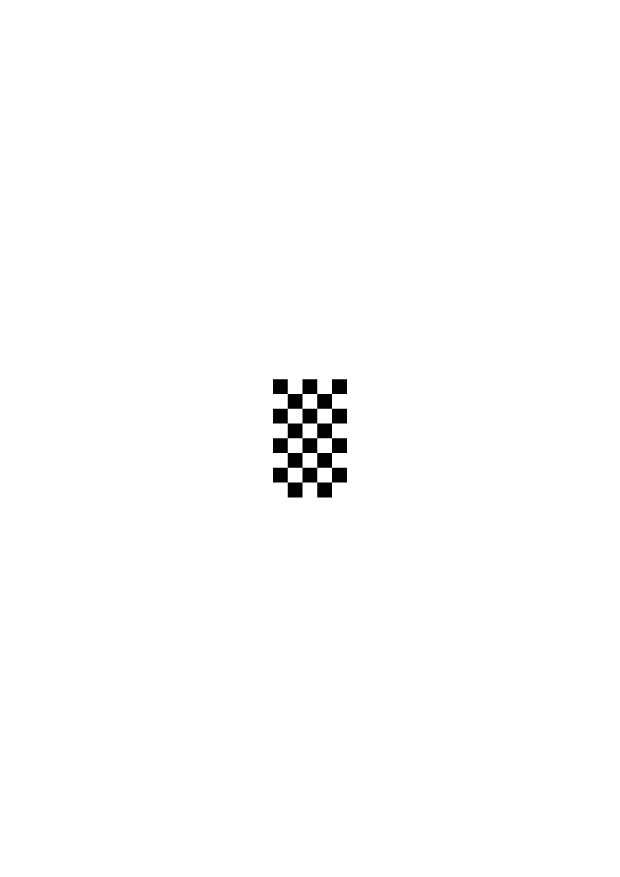
#> input picture image.png, 2480 x 3507 px, given in place of the camera (shown at 1/4 size)
$ python A2X.py   (older library calls are emulated)
#> lines starting #> are read from the running program, lines starting #| are printed output that depends on the picture; after the words box and inside, x2 and y2 are one past the last pixel; in counts of white or black regions, pixels touching at a corner belong together
# ArUco Close-up Detection with Camera Calibration V3.0
# Version 3.0 - 2024-06-01

import cv2
import numpy as np

class ArucoCloseUpDetector:
    def __init__(self, aruco_dict=cv2.aruco.DICT_4X4_50, marker_length=0.01):
        """
        :param aruco_dict: ArUco字典类型（推荐4x4小字典识别小标记）
        :param marker_length: ArUco标记边长（米），例如0.01表示1cm
        """
#> in run_live, frame is the input picture: shape (3507, 2480, 3); 99.2% white; 1 black region, box (x1, y1, x2, y2) and area: (1092, 1517, 1388, 1990) 69974
        self.aruco_dict = cv2.aruco.getPredefinedDictionary(aruco_dict)
        self.parameters = cv2.aruco.DetectorParameters()
        self.marker_length = marker_length

        # 摄像头参数（从标定结果加载）
        self.camera_matrix = None
        self.dist_coeffs = None

        # 加载标定好的相机内参
        self._load_camera_calibration()

        # ========== 新增：记录上一次检测到的ID集合，用于控制控制台输出频率 ==========
        self._last_detected_ids = None

    def _load_camera_calibration(self):
        """加载相机标定参数"""
        # 相机内参矩阵
        self.camera_matrix = np.array ([
            [825.14514454, 0.0, 267.5745044],
            [0.0, 814.34909293, 249.58906419],
            [0.0, 0.0, 1.0]
        ], dtype=np.float64)

        # 畸变系数 (k1, k2, p1, p2, k3)
        self.dist_coeffs = np.array(
            [-0.35715776,  0.01549191, -0.00584793,  0.01497875,  0.17125396]
        , dtype=np.float64)

        print("✅ 已加载相机内参:")
        print(f"   - 焦距: fx={self.camera_matrix[0,0]:.3f}, fy={self.camera_matrix[1,1]:.3f}")
        print(f"   - 光心: cx={self.camera_matrix[0,2]:.3f}, cy={self.camera_matrix[1,2]:.3f}")
        # 修复：将numpy数组元素转换为Python float
        print(f"   - 畸变系数: k1={float(self.dist_coeffs[0]):.4f}, k2={float(self.dist_coeffs[1]):.4f}")
        print(f"   - 重投影误差: 0.065519 像素")

    def set_camera_calibration(self, camera_matrix, dist_coeffs):
        """手动设置相机内参（可选）"""
        self.camera_matrix = camera_matrix
        self.dist_coeffs = dist_coeffs

    def calculate_sharpness(self, img):
        """计算图像清晰度（拉普拉斯方差）"""
        gray = cv2.cvtColor(img, cv2.COLOR_BGR2GRAY)
        laplacian = cv2.Laplacian(gray, cv2.CV_64F)
        return np.var(laplacian)

    def detect_aruco(self, img):
        """检测ArUco标记，返回角点、id、拒绝点"""
        gray = cv2.cvtColor(img, cv2.COLOR_BGR2GRAY)
        corners, ids, rejected = cv2.aruco.detectMarkers(gray, self.aruco_dict, parameters=self.parameters)
        return corners, ids, rejected

    def draw_results(self, img, corners, ids, sharpness):
        """绘制检测结果和清晰度信息"""
        if ids is not None:
            cv2.aruco.drawDetectedMarkers(img, corners, ids)
            # 估计位姿（使用已标定的相机内参）
            if self.camera_matrix is not None:
                rvecs, tvecs, _ = cv2.aruco.estimatePoseSingleMarkers(
                    corners, self.marker_length,
                    self.camera_matrix, self.dist_coeffs
                )
                for i, (rvec, tvec) in enumerate(zip(rvecs, tvecs)):
                    # 绘制坐标轴 - 修复OpenCV版本兼容性问题
                    try:
                        # 尝试新版本API
                        cv2.drawFrameAxes(img, self.camera_matrix, self.dist_coeffs,
                                         rvec, tvec, 0.02)
                    except AttributeError:
                        # 回退到旧版本API
                        try:
                            cv2.aruco.drawAxis(img, self.camera_matrix, self.dist_coeffs,
                                              rvec, tvec, 0.02)
                        except:
                            # 如果都失败，跳过绘制坐标轴
                            pass

                    # 显示每个标记的距离信息
                    distance = np.linalg.norm(tvec)
                    # 修复：确保坐标是整数类型
                    corner_point = corners[i][0][0].astype(int)
                    cv2.putText(img, f"ID:{ids[i][0]} d:{distance*100:.1f}cm",
                                tuple(corner_point),
                                cv2.FONT_HERSHEY_SIMPLEX, 0.5, (0, 255, 0), 1)

                    # ========== 新增：在图像上显示每个标记的角点坐标和姿态数据 ==========
                    # 显示四个角点坐标（简化为左上角坐标示例，完整坐标可取消注释）
                    # 获取标记的第一个角点（作为参考位置）
                    first_corner = corners[i][0][0].astype(int)
                    # 在ID文本下方显示角点坐标（仅显示第一个角点，避免画面过挤）
                    cv2.putText(img, f"Corner1: ({first_corner[0]}, {first_corner[1]})",
                                (first_corner[0], first_corner[1] + 15),
                                cv2.FONT_HERSHEY_SIMPLEX, 0.4, (255, 255, 0), 1)

                    # 显示旋转向量（rvec）和平移向量（tvec）的简化值
                    # 将numpy数组转换为可读字符串，保留2位小数
                    rvec_str = f"r: ({rvec[0][0]:.2f}, {rvec[0][1]:.2f}, {rvec[0][2]:.2f})"
                    tvec_str = f"t: ({tvec[0][0]:.2f}, {tvec[0][1]:.2f}, {tvec[0][2]:.2f})"
                    cv2.putText(img, rvec_str, (first_corner[0], first_corner[1] + 30),
                                cv2.FONT_HERSHEY_SIMPLEX, 0.4, (0, 255, 255), 1)
                    cv2.putText(img, tvec_str, (first_corner[0], first_corner[1] + 45),
                                cv2.FONT_HERSHEY_SIMPLEX, 0.4, (0, 255, 255), 1)
                    # ========== 新增结束 ==========

                # ========== 新增：控制台输出完整信息（仅在ID集合发生变化时打印） ==========
                current_ids = set(ids.flatten()) if ids is not None else set()
                if self._last_detected_ids != current_ids:
                    self._last_detected_ids = current_ids.copy()
                    if ids is not None:
                        print("\n[ArUco 检测信息更新]")
                        for i, (rvec, tvec) in enumerate(zip(rvecs, tvecs)):
                            marker_id = ids[i][0]
                            # 获取四个角点坐标（原始浮点数）
                            corners_i = corners[i][0]
                            print(f"标记 ID: {marker_id}")
                            print(f"  四个角点坐标（像素，顺序为左上、右上、右下、左下）:")
                            for j, pt in enumerate(corners_i):
                                print(f"    点{j+1}: ({pt[0]:.1f}, {pt[1]:.1f})")
                            print(f"  旋转向量 rvec (旋转轴*角度): ({rvec[0][0]:.4f}, {rvec[0][1]:.4f}, {rvec[0][2]:.4f})")
                            print(f"  平移向量 tvec (世界坐标, 米): ({tvec[0][0]:.4f}, {tvec[0][1]:.4f}, {tvec[0][2]:.4f})")
                            print(f"  距离: {np.linalg.norm(tvec):.4f} 米\n")
                # ========== 新增结束 ==========

        # 显示清晰度
        cv2.putText(img, f"Sharpness: {sharpness:.1f}", (10, 30),
                    cv2.FONT_HERSHEY_SIMPLEX, 0.7, (0, 255, 0), 2)
        return img

    def undistort_image(self, img):
        """对图像进行畸变校正"""
        if self.camera_matrix is not None and self.dist_coeffs is not None:
            h, w = img.shape[:2]
#> h = 3507; w = 2480
            # 获取最优化的相机内参和校正映射
            new_camera_matrix, roi = cv2.getOptimalNewCameraMatrix(
                self.camera_matrix, self.dist_coeffs, (w, h), 1, (w, h)
            )
#> roi = (769, 940, 3, 15)
            # 校正图像
            dst = cv2.undistort(img, self.camera_matrix, self.dist_coeffs, None, new_camera_matrix)
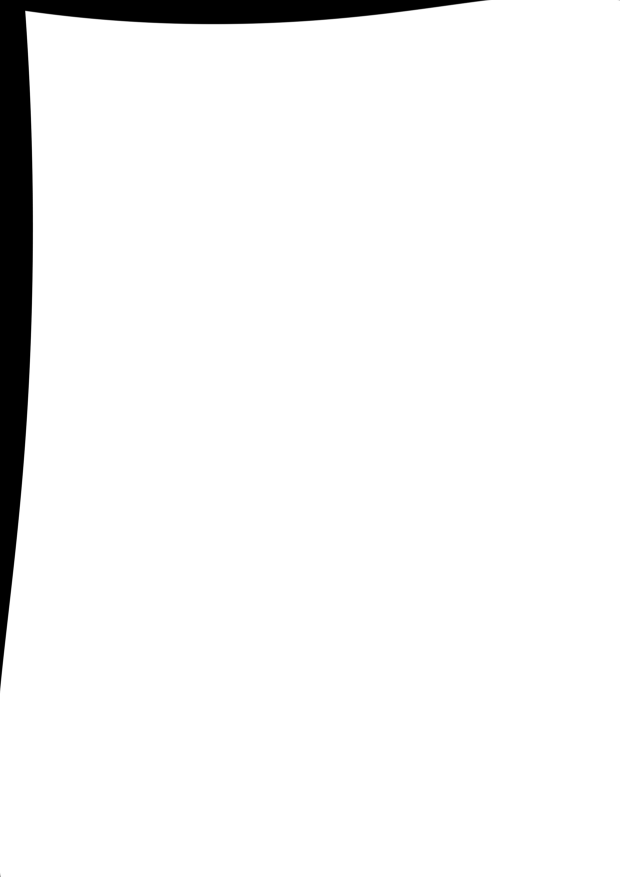
#> dst: shape (3507, 2480, 3) (shown at 1/4 size); min 0, max 255, mean 243.4
            # 裁剪图像（去除黑色边缘）
            x, y, w, h = roi
#> x = 769; y = 940; w = 3; h = 15
            dst = dst[y:y+h, x:x+w]
            return dst
        return img

    def run_live(self, camera_id=0, undistort=False):
        """实时运行：手动调焦+ArUco检测

        :param camera_id: 摄像头ID
        :param undistort: 是否对输入图像进行畸变校正（可能影响实时性）
        """
        cap = cv2.VideoCapture(camera_id)
        if not cap.isOpened():
            print("无法打开摄像头")
            return

        # 检查焦距控制支持
        focus_supported = False
        auto_focus = True
        focus_val = 0
        try:
            if cap.get(cv2.CAP_PROP_AUTOFOCUS) != -1:
                auto_focus = bool(cap.get(cv2.CAP_PROP_AUTOFOCUS))
                if cap.get(cv2.CAP_PROP_FOCUS) != -1:
                    focus_supported = True
                    focus_val = cap.get(cv2.CAP_PROP_FOCUS)
        except:
            pass

        print("\n=== 微距ArUco识别 ===")
        print("操作说明：")
        print("  '+' / '-' : 手动调节焦距（步长1）")
        print("  'f'       : 切换自动/手动对焦模式")
        print("  'a'       : 触发一次自动对焦")
        print("  'u'       : 切换畸变校正（实时性影响）")
        print("  'q'       : 退出")

        if not focus_supported:
            print("\n⚠️ 摄像头不支持焦距控制，请物理调整镜头距离或使用支持微距的设备。")

        print("\n📷 相机参数状态:")
        print(f"   - 已加载内参: {'是' if self.camera_matrix is not None else '否'}")
        print(f"   - 畸变校正: {'启用' if undistort else '禁用'}")

        # 显示OpenCV版本信息
        print(f"   - OpenCV版本: {cv2.__version__}")

        # 添加一个标志来控制循环
        running = True

        while running:
            ret, frame = cap.read()
            if not ret:
                print("无法读取摄像头画面")
                break

            # 可选：畸变校正
            if undistort and self.camera_matrix is not None:
                frame = self.undistort_image(frame)

            sharpness = self.calculate_sharpness(frame)
#> in calculate_sharpness, `gray = cv2.cvtColor(img, cv2.COLOR_BGR2GRAY)`: gray = 15 rows, first 8: [255, 255, 255], [255, 255, 255], [255, 255, 255], [255, 255, 255], [255, 255, 255], [255, 255, 255], [255, 255, 255], [255, 255, 255]
#> in calculate_sharpness, `laplacian = cv2.Laplacian(gray, cv2.CV_64F)`: laplacian = 15 rows, first 8: [0, 0, 0], [0, 0, 0], [0, 0, 0], [0, 0, 0], [0, 0, 0], [0, 0, 0], [0, 0, 0], [0, 0, 0]
#> sharpness = 0
            corners, ids, _ = self.detect_aruco(frame)
#> in detect_aruco, `corners, ids, rejected = cv2.aruco.detectMarkers(gray, self.aruco_dict..`: corners = (); ids = None; rejected = ()
#> corners = ()
            display = self.draw_results(frame.copy(), corners, ids, sharpness)

            # 显示焦距信息
            if focus_supported:
                mode = "Auto" if auto_focus else "Manual"
                cv2.putText(display, f"Focus: {mode} val={focus_val:.1f}", (10, 60),
                            cv2.FONT_HERSHEY_SIMPLEX, 0.6, (0, 255, 255), 2)
            else:
                cv2.putText(display, "Focus: Not supported", (10, 60),
                            cv2.FONT_HERSHEY_SIMPLEX, 0.6, (0, 0, 255), 2)

            # 显示检测到的标记数量
            if ids is not None:
                cv2.putText(display, f"Detected: {len(ids)} markers", (10, 90),
                            cv2.FONT_HERSHEY_SIMPLEX, 0.6, (0, 255, 0), 2)

            # 显示畸变校正状态
            if undistort:
                cv2.putText(display, "Undistort: ON", (10, 120),
                            cv2.FONT_HERSHEY_SIMPLEX, 0.5, (0, 255, 255), 1)

            cv2.imshow("Aruco Close-up", display)
            key = cv2.waitKey(1) & 0xFF
#> (key q is pressed here)

            # 处理按键事件
            if key == ord('q') or key == ord('Q'):  # 支持大小写q
                print("正在退出程序...")
                running = False  # 设置标志为False，退出循环
                break  # 立即跳出循环

            # 焦距控制
            if focus_supported:
                if key == ord('+') or key == ord('='):
                    if not auto_focus:
                        focus_val = min(focus_val + 1, 800)
                        cap.set(cv2.CAP_PROP_FOCUS, focus_val)
                        print(f"焦距: {focus_val:.1f}  清晰度: {sharpness:.1f}")
                elif key == ord('-') or key == ord('_'):
                    if not auto_focus:
                        focus_val = max(focus_val - 1, 0)
                        cap.set(cv2.CAP_PROP_FOCUS, focus_val)
                        print(f"焦距: {focus_val:.1f}  清晰度: {sharpness:.1f}")
                elif key == ord('f') or key == ord('F'):
                    auto_focus = not auto_focus
                    cap.set(cv2.CAP_PROP_AUTOFOCUS, 1 if auto_focus else 0)
                    if auto_focus:
                        print("自动对焦模式")
                    else:
                        focus_val = cap.get(cv2.CAP_PROP_FOCUS)
                        print(f"手动对焦模式，当前焦距: {focus_val:.1f}")
                elif key == ord('a') or key == ord('A'):
                    # 触发自动对焦
                    if auto_focus:
                        cap.set(cv2.CAP_PROP_AUTOFOCUS, 0)
                        cap.set(cv2.CAP_PROP_AUTOFOCUS, 1)
                    else:
                        cap.set(cv2.CAP_PROP_AUTOFOCUS, 1)
                        cv2.waitKey(500)
                        cap.set(cv2.CAP_PROP_AUTOFOCUS, 0)
                        focus_val = cap.get(cv2.CAP_PROP_FOCUS)
                    print("自动对焦触发")
            elif key == ord('u') or key == ord('U'):
                undistort = not undistort
                print(f"畸变校正: {'启用' if undistort else '禁用'}")

        # 释放资源
        cap.release()
        cv2.destroyAllWindows()
        print("程序已退出")

if __name__ == "__main__":
    detector = ArucoCloseUpDetector(aruco_dict=cv2.aruco.DICT_4X4_50, marker_length=0.01)  # 边长9mm
    detector.run_live(undistort=True)  # undistort=True可启用畸变校正
